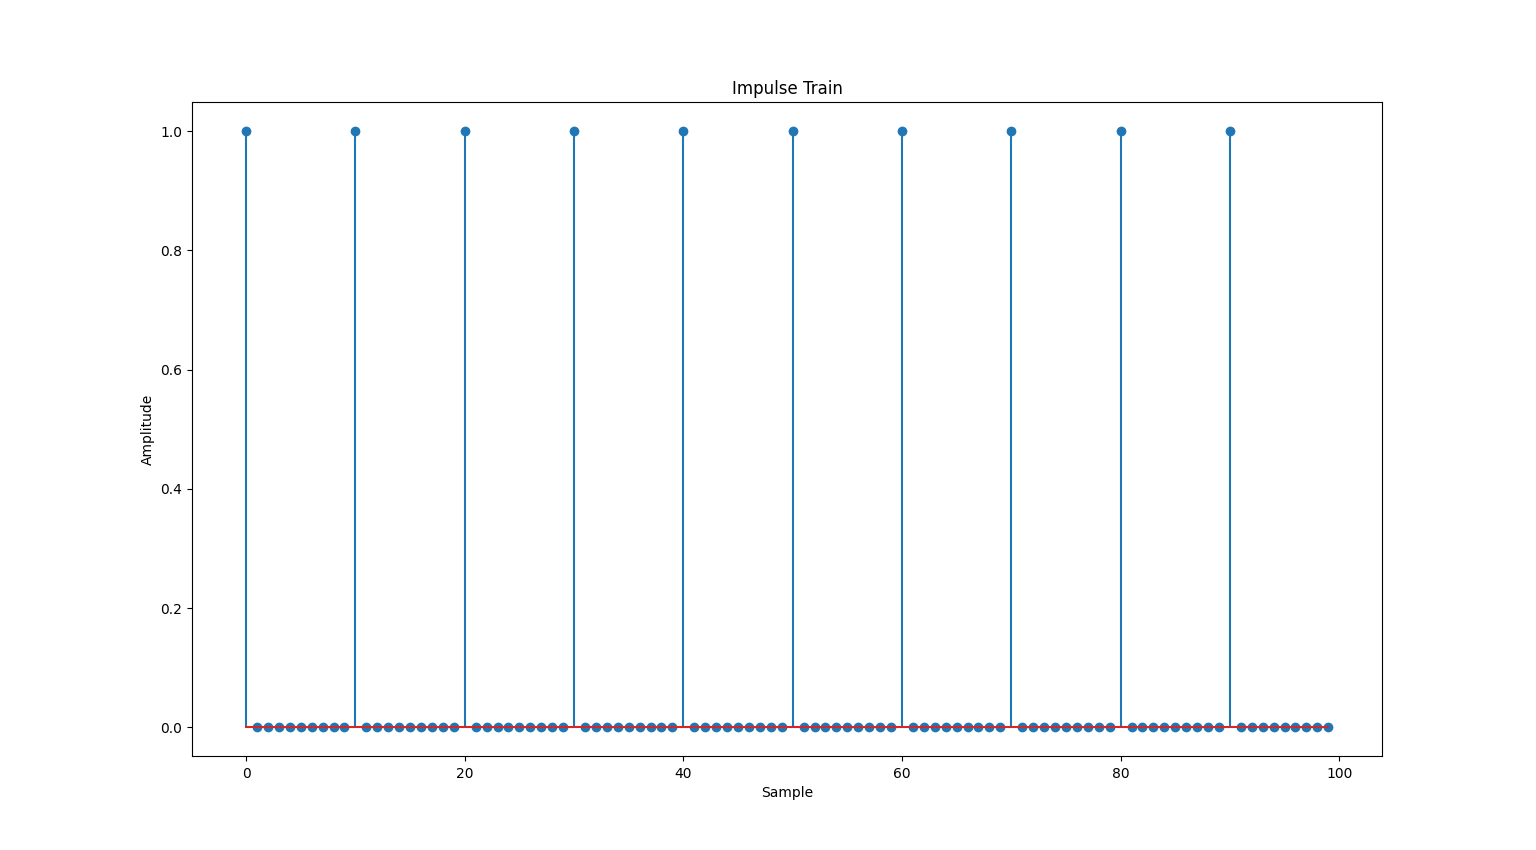

Recreate this plot in Python.
import matplotlib.pyplot as plt
import numpy as np


def simulate_impulse_train(signal_length, period):
    impulse_train = np.zeros(signal_length)
    for n in range(signal_length):
        if n % period == 0:
            impulse_train[n] = 1
    return impulse_train


# Define the parameters for the impulse train
signal_length = 100  # Length of the impulse train
period = 10  # Period of the impulse train

# Simulate the impulse train
impulse_train = simulate_impulse_train(signal_length, period)

# Plot and display the impulse train
plt.stem(impulse_train)
plt.title('Impulse Train')
plt.xlabel('Sample')
plt.ylabel('Amplitude')
plt.show()
